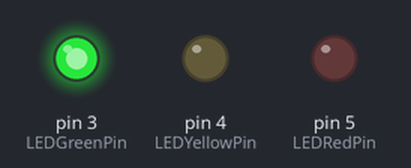
This sketch was run on a simulated Arduino Uno, built with avr-gcc and run on an emulated ATmega328P. Shown: output pins drawn as LEDs (lit = HIGH).

Above: at 1.5 s.
At 3.2 s:
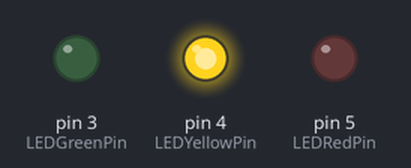
At 4.5 s:
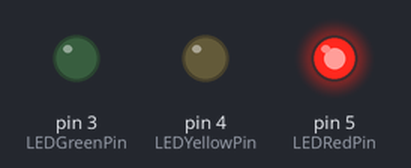
Timing chart, 0 to 7.2 s (numbered marks = the images above):
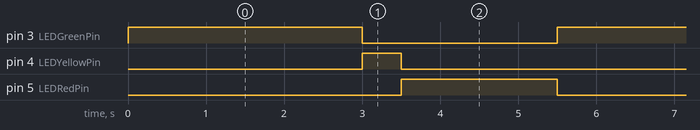

Measured:
- by itself, pin 3 (LEDGreenPin): alternates HIGH for 3.0 s and LOW for 2.5 s
- by itself, pin 4 (LEDYellowPin): alternates HIGH for 0.50 s and LOW for 5.0 s
- by itself, pin 5 (LEDRedPin): alternates HIGH for 2.0 s and LOW for 3.5 s

The sketch:

Miniprojeto03.ino
```cpp
int LEDRedPin = 5;
int LEDYellowPin = 4;
int LEDGreenPin = 3;


void setup(){
  Serial.begin(9600);
  pinMode(LEDRedPin, OUTPUT);
  pinMode(LEDYellowPin, OUTPUT);
  pinMode(LEDGreenPin, OUTPUT);


}


void loop(){

        digitalWrite(LEDGreenPin, HIGH);
        delay(3000);
        digitalWrite(LEDGreenPin, LOW);
        digitalWrite(LEDYellowPin, HIGH);
        delay(500);
        digitalWrite(LEDYellowPin, LOW);
        digitalWrite(LEDRedPin, HIGH);
        delay(2000);
        digitalWrite(LEDRedPin, LOW);

}
```
